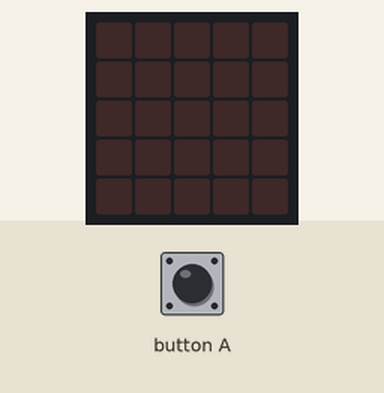
This program was run on a simulated BBC micro:bit running MicroPython. Shown: the board's 5×5 LED display. The test bench sets the inputs (shaded band). Random numbers come from a fixed seed.

Above: at 1.2 s.
1.3 s: button A pressed for 1 s
At 3.5 s:
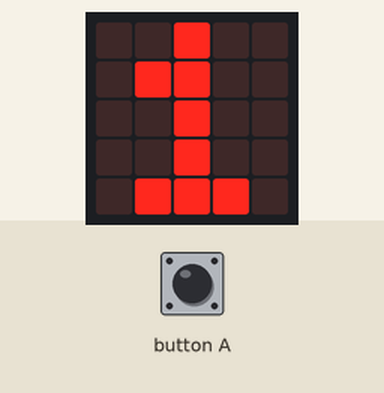
3.8 s: button A pressed for 0.15 s
At 4.4 s:
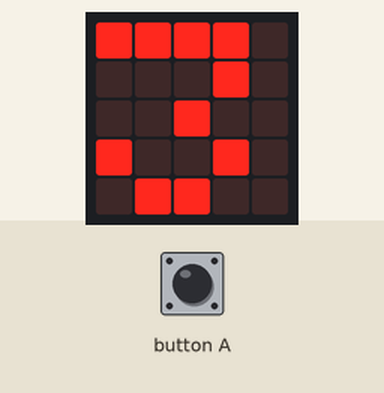
5.4 s: button A pressed for 1 s
At 6.9 s:
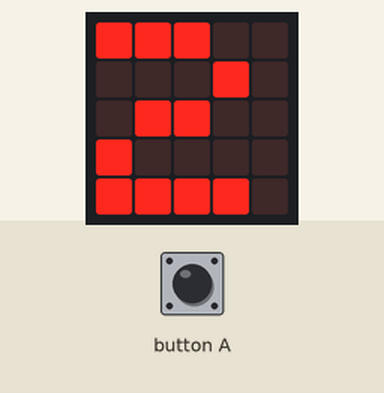
7.9 s: button A pressed for 3.2 s
At 11.6 s:
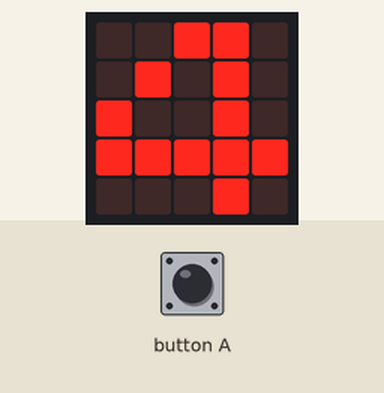
Timing chart, 0 to 13.1 s (numbered marks = the images above; inputs shaded):
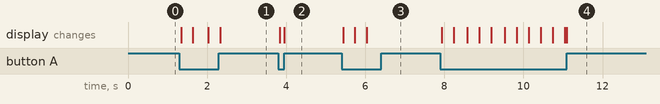

Measured:
- after the input at 3.8 s, the display: first changes at once (image 2 shows a later state)
- after the input at 5.4 s, the display: first changes at once (image 3 shows a later state)
- after the input at 7.9 s, the display: first changes at once (image 4 shows a later state)

The program:

Les-3.py
```python
# Nu een dobbelsteen maken. Het begin weet je ondertussen wel. We hebben
# alleen een extra bibliotheek nodig: random, oftewel willekeurig

from microbit import *
import random

while True:
    if button_a.is_pressed():
        display.clear()
        keuze = random.randint(0, 5)   #Dit is waar random plaats vindt.
        if keuze == 0:                 #We maken een variabele "keuze" en
            display.show("1")          #stoppen daar een willekeurig getal in
        elif keuze == 1:               #Let op! Het eerste getal in een reeks
            display.show("2")          #met programmeren is 0
        elif keuze == 2:
            display.show("3")
        elif keuze == 3:
            display.show("4")
        elif keuze == 4:
            display.show("5")
        elif keuze == 5:
            display.show("6")
```
